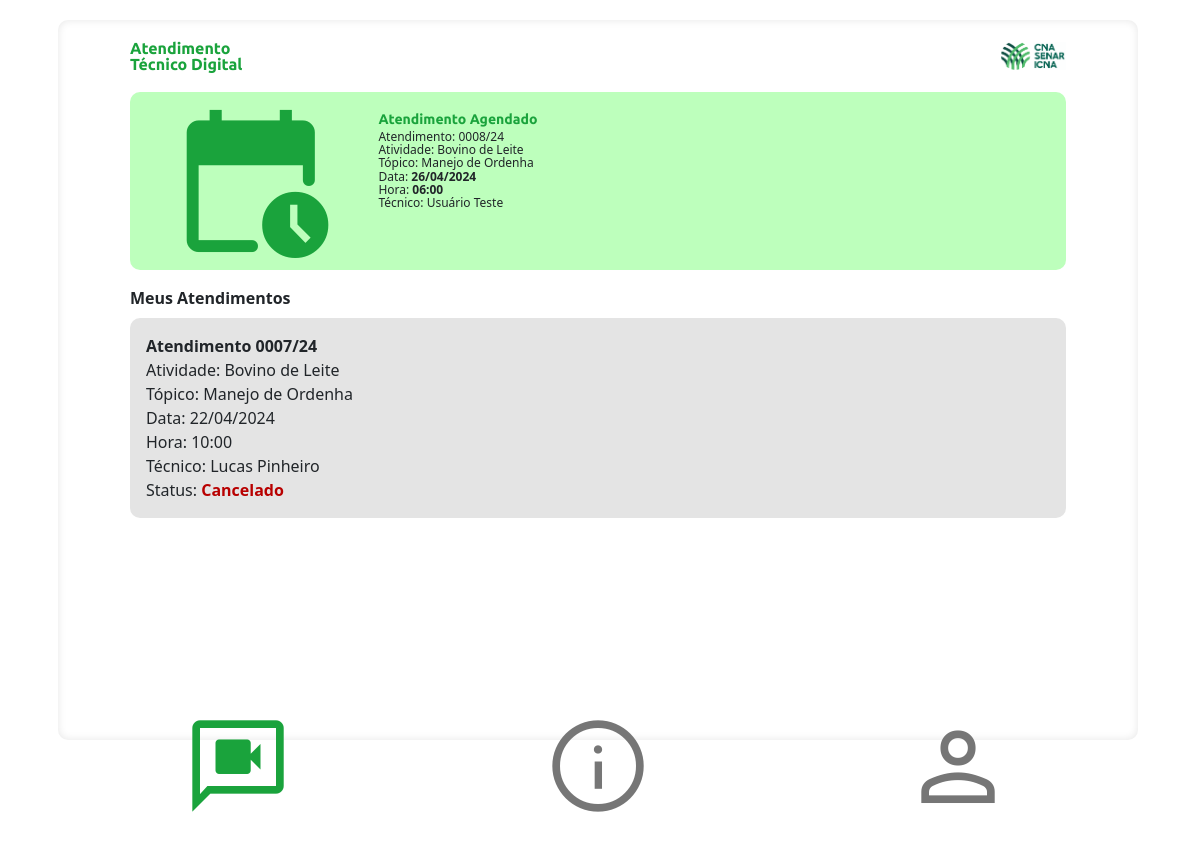
/produtor/meus-atendimentos/ (signed in), run on the app's committed database.
### apps/modulo_admin/models.py (models this page shows, shortened)
class Atendimento(models.Model):
    data_registro = models.DateTimeField(auto_now_add=True)
    data_ultima_atualizacao = models.DateTimeField(auto_now=True)
    regional = models.CharField(max_length=2, choices=LISTA_UFS_SIGLAS, null=False, blank=False, default='MS')
    tecnico = models.ForeignKey(Usuario, on_delete=models.SET_NULL, null=True, blank=True, related_name='tecnico_atendimento')
    produtor = models.ForeignKey(Usuario, on_delete=models.SET_NULL, null=True, blank=True, related_name='produtor_atendimento')
    atendimento_retorno = models.BooleanField(default=False)
    atendimento_anterior = models.ForeignKey('self', on_delete=models.SET_NULL, null=True, blank=True, related_name='atendimentos_posteriores')
    atividade_produtiva = models.CharField(max_length=120, choices=ATIVIDADE_PRODUTIVA, null=False, blank=False)
    topico = models.CharField(max_length=120, null=False, blank=False)
    data = models.DateField(null=False, blank=False)
    hora = models.CharField(max_length=5, null=False, blank=False)
    mais_informacoes = models.TextField(null=True, blank=True)
    imagem01 = models.ImageField(null=True, blank=True)
    imagem02 = models.ImageField(null=True, blank=True)
    imagem03 = models.ImageField(null=True, blank=True)
    status = models.CharField(max_length=15, choices=STATUS_ATENDIMENTO, null=False, blank=False)
    del_status = models.BooleanField(default=False)
    del_data = models.DateTimeField(null=True, blank=True)
    del_cpf = models.CharField(max_length=14, null=True, blank=True)
    def atendimento_id(self):
        year_suffix = self.data.strftime('%y')
        id_str = str(self.id).zfill(4)
        return f"{id_str}/{year_suffix}"

class Usuario(models.Model):
    user = models.OneToOneField(User, on_delete=models.CASCADE, related_name='usuario_relacionado')
    data_registro = models.DateTimeField(auto_now_add=True)
    data_ultima_atualizacao = models.DateTimeField(auto_now=True)
    cpf = models.CharField(max_length=14, null=False, blank=False, unique=True)
    nome_completo = models.CharField(max_length=100, null=False, blank=False)
    data_nascimento = models.DateField(null=True, blank=True)
    sexo = models.CharField(max_length=100, choices=GENERO_SEXUAL, null=False, blank=False)
    reside_cod_ibge = models.CharField(max_length=10, null=True, blank=True)
    celular = models.CharField(max_length=17, null=True, blank=True)
    email_pessoal = models.EmailField(max_length=40, null=True, blank=True)
    usuario_is_ativo = models.BooleanField(default=True, null=False, blank=False, db_index=True)
    del_status = models.BooleanField(default=False)
    del_data = models.DateTimeField(null=True, blank=True)
    del_cpf = models.CharField(max_length=14, null=True, blank=True)
    def primeiro_ultimo_nome(self):
        partes_nome = self.nome_completo.split()
        primeiro_nome = partes_nome[0]
        ultimo_nome = partes_nome[-1] if len(partes_nome) > 1 else ''
        return f"{primeiro_nome} {ultimo_nome}"

### apps/modulo_produtor/views.py (the view)
# urls.py: path('produtor/meus-atendimentos/', produtor_meus_atendimentos_lista, name='produtor_meus_atendimentos_lista'),
def produtor_meus_atendimentos_lista(request):
    produtor = request.user.usuario_relacionado
    atendimentos = Atendimento.objects.filter(produtor=produtor).order_by('-id')
    agendamento = atendimentos.filter(status='agendado').first()
    atendimentos = atendimentos.exclude(status='agendado')
    conteudo = {
        'agendamento': agendamento,
        'atendimentos': atendimentos,
    }
    conteudo = {
        'agendamento': agendamento,
        'atendimentos': atendimentos,
    }
    return render(request, 'modulo_produtor/meus_atendimentos_lista.html', conteudo)

### templates/modulo_produtor/meus_atendimentos_lista.html (shortened to what this page needs)
{% extends '_partials/base_main_produtor.html' %}
{% load static %}
{% block extra_head %}
    <link rel="stylesheet" href="{% static 'styles/modulo_produtor/meus_atendimentos.css' %}">
    <link rel="stylesheet" href="{% static 'styles/modulo_produtor/card_agendamento.css' %}">
{% endblock %}
{% block content %}
    {% if agendamento %}
        <div class="card-agendamento" id="cardAgendamento" data-id="{{ agendamento.id }}">
            <div class="image-card">
                <i class="material-symbols-outlined">calendar_clock</i>
            </div>
            <div class="textos-card">
                <div class="titulo-card">
                    Atendimento Agendado
                </div>
                <div class="texto-card" >
                    <span>Atendimento: {{ agendamento.atendimento_id }}</span>
                    <span>Atividade: {{ agendamento.get_atividade_produtiva_display }}</span>
                    <span>Tópico: {{ agendamento.topico }}</span>
                    <span>Data: <b>{{ agendamento.data|date:'d/m/Y' }}</b></span>
                    <span>Hora: <b>{{ agendamento.hora }}</b></span>
                    <span>Técnico: {{ agendamento.tecnico.primeiro_ultimo_nome }}</span>
                </div>
            </div>
        </div>
    {% endif %}
    <div class="lista-atendimentos">
        <div style="margin-bottom: 1vh;"><b>Meus Atendimentos</b></div>
        <div class="carrossel-vertical">
            {% for atendimento in atendimentos %}
                <div class="card-atendimento" data-id="{{ atendimento.id }}">
                    <div class="card-atendimento__informacoes">
                        <span><b>Atendimento {{ atendimento.atendimento_id }}</b></span>
                        <span>Atividade: {{ atendimento.get_atividade_produtiva_display }}</span>
                        <span>Tópico: {{ atendimento.topico }}</span>
                        <span>Data: {{ atendimento.data|date:'d/m/Y' }}</span>
                        <span>Hora: {{ atendimento.hora }}</span>
                        <span>Técnico: {{ atendimento.tecnico.primeiro_ultimo_nome }}</span>
                        {% if atendimento.status == 'cancelado' %}
                            <span>Status: <span class='status cancelado'>Cancelado</span></span>
                        {% else %}
                            <span>Status: <span class='status realizado'>Realizado</span></span>
                        {% endif %}
                    </div>
                </div>
            {% endfor %}
        </div>
    </div>
{% endblock %}

### setup/static/styles/cores.css (style rules this page uses)
:root { --verde-capital: #1AA33C; --cinza-primario: #6A6A6A; --cinza-escuro: #484848; --cinza-claro: #e4e4e4; --agendado: #ff2200; --cancelado: #b80000; --realizado: var(--verde-capital); --editar: #f5840b; }

### setup/static/styles/partials/base_main_produtor.css (style rules this page uses)
body { display: flex; justify-content: center; align-items: center; height: 100%h; padding: 20px; overflow: hidden; user-select: none; }

### setup/static/styles/modulo_produtor/card_atendimento.css (style rules this page uses)
.card-atendimento { display: grid; grid-template-columns: 100%; justify-content: center; align-items: center; background-color: var(--cinza-claro); border-radius: 10px; padding: 2vh; }
.card-atendimento__informacoes { display: flex; flex-direction: column; justify-content: flex-start; }
.status { font-weight: bold; }
.cancelado { color: var(--cancelado); }

### setup/static/styles/modulo_produtor/meus_atendimentos.css (style rules this page uses)
.image-card { width: 100%; text-align: center; display: flex; align-items: center; justify-content: center; }
.image-card .material-symbols-outlined { font-size: 16vw; text-align: center; color: var(--verde-capital); font-variation-settings: 'FILL' 1, 'wght' 500, 'GRAD' 0, 'opsz' 48 }
.textos-card { width: 100%; display: flex; flex-direction: column; margin: 1.5vh; }
.titulo-card { font-weight: bold; font-family: 'Ubuntu', sans-serif; font-size: 2vh; color: var(--verde-capital); }
.texto-card { font-size: 1.5vh; line-height: 1.1; }
.lista-atendimentos { margin-top: 2vh; }
.carrossel-vertical { display: flex; flex-direction: column; gap: 2vh; max-height: 53vh; overflow-y: auto; padding-bottom: 15vh; }

### setup/static/styles/modulo_produtor/card_agendamento.css (style rules this page uses)
.card-agendamento { display: grid; grid-template-columns: 25% 70%; padding: 5px; background-color: #bdffbc; border-radius: 10px; }
.image-card { width: 100%; text-align: center; display: flex; align-items: center; justify-content: center; }
.image-card .material-symbols-outlined { font-size: 14vw; text-align: center; color: var(--verde-capital); font-variation-settings: 'FILL' 1, 'wght' 500, 'GRAD' 0, 'opsz' 48 }
.textos-card { width: 100%; display: flex; flex-direction: column; margin: 1.5vh; }
.titulo-card { font-weight: bold; font-family: 'Ubuntu', sans-serif; font-size: 1.75vh; color: var(--verde-capital); }
.texto-card { font-size: 1.5vh; line-height: 1.1; display: flex; flex-direction: column; }

### setup/static/styles/partials/navbar_produtor.css (style rules this page uses)
.material-symbols-outlined { font-size: 16vw; text-align: center; font-variation-settings: 'FILL' 0, 'wght' 500, 'GRAD' 0, 'opsz' 48 }

### data on the page
Atendimento: atendimento_id "0008/24", atividade_produtiva "Bovino de Leite", topico "Manejo de Ordenha", data "26/04/2024", hora "06:00", tecnico.primeiro_ultimo_nome "Usuário Teste"
Atendimento: atendimento_id "0007/24", atividade_produtiva "Bovino de Leite", topico "Manejo de Ordenha", data "22/04/2024", hora "10:00", tecnico.primeiro_ultimo_nome "Lucas Pinheiro", shows "Status:", status "Cancelado"
